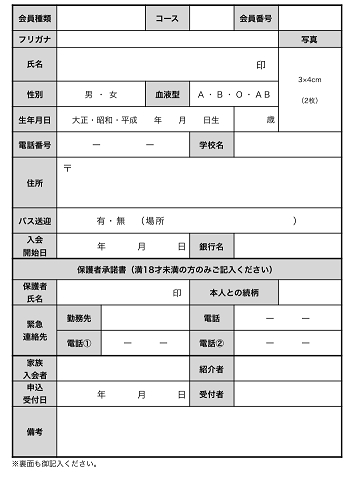
#> input picture src1/report_img/wakusen.png, 352 x 480 px, found by its file name
$ python report_shaping.py
#> lines starting #> are read from the running program, lines starting #| are printed output that depends on the picture; after the words box and inside, x2 and y2 are one past the last pixel; in counts of white or black regions, pixels touching at a corner belong together
import cv2
import numpy as np

img_dir = '/home/ocr_receipt1/src1/report_img/'
report_name = 'wakusen.png'
edges_name = 'wakusen_edges.png'
out_name = 'wakusen_out.png'
img_report = img_dir + report_name
img_edges = img_dir + edges_name
img_out = img_dir + out_name

img = cv2.imread(img_report)
#> img is the input picture: shape (480, 352, 3); min 0, max 255, mean 229.3

# BGR -> グレースケール
gray = cv2.cvtColor(img, cv2.COLOR_BGR2GRAY)
# エッジ抽出 (Canny)
edges = cv2.Canny(gray, 1, 100, apertureSize=3)
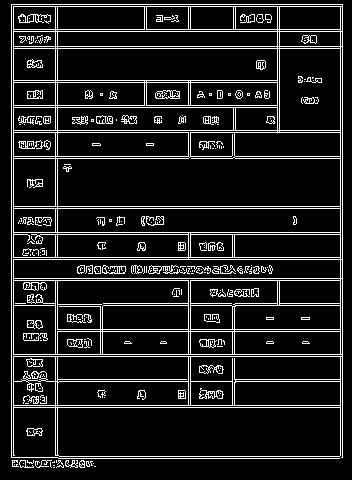
#> edges: shape (480, 352); 11.7% white in thin lines or dots
cv2.imwrite(img_edges, edges)
# 膨張処理
kernel = cv2.getStructuringElement(cv2.MORPH_RECT, (3, 3))
edges = cv2.dilate(edges, kernel)
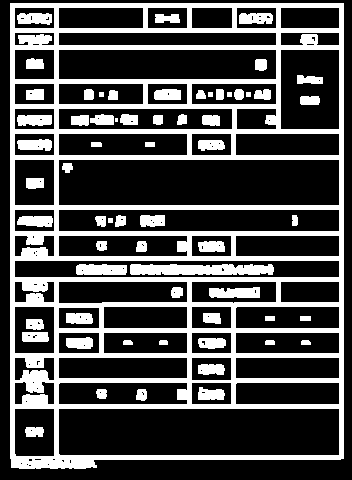
#> edges: shape (480, 352); 29.7% white; 64 white regions (1 under 20 px)
# 輪郭抽出
contours, hierarchy = cv2.findContours(edges, cv2.RETR_TREE, cv2.CHAIN_APPROX_SIMPLE)
#> contours = 195 contours, 82 with area under 20; largest, box (x1, y1, x2, y2) and area: (10, 3, 344, 469) 152558, (58, 408, 340, 456) 13204, (58, 159, 340, 206) 12924, (58, 49, 277, 80) 6538, (58, 209, 340, 232) 6180
# 面積でフィルタリング
rects = []
for cnt, hrchy in zip(contours, hierarchy[0]):
    if cv2.contourArea(cnt) < 1000:
        continue  # 面積が小さいものは除く
    if hrchy[3] == -1:
       continue  # ルートノードは除く
    # 輪郭を囲む長方形を計算する。
    rect = cv2.minAreaRect(cnt)
    rect_points = cv2.boxPoints(rect).astype(int)
    rects.append(rect_points)
#> this loop made 195 passes
#> hrchy on passes 1, 2, 6: [-1, -1, 1, -1], [2, -1, -1, 0], [6, 4, -1, 0]
#> after the loop, rects = 32 items

# x-y 順でソート
rects = sorted(rects, key=lambda x: (x[0][1], x[0][0]))

# 描画する。
for i, rect in enumerate(rects):
    color = np.random.randint(0, 255, 3).tolist()
    cv2.drawContours(img, rects, i, color, 2)
    cv2.putText(img, str(i), tuple(rect[0]), cv2.FONT_HERSHEY_SIMPLEX, 0.8, color, 3)

    print('rect:\n', rect)
#> this loop made 32 passes
#> (rect, color) on passes 1 to 10: ([[142, 27], [58, 27], [58, 7], [142, 7]], [172, 47, 117]), ([[339, 28], [280, 28], [280, 7], [339, 7]], [192, 67, 251]), ([[276, 45], [58, 45], [58, 32], [276, 32]], [195, 103, 9]), ([[54, 79], [14, 79], [14, 49], [54, 49]], [211, 21, 242]), ([[276, 79], [58, 79], [58, 49], [276, 49]], [36, 87, 70]), ([[142, 103], [58, 103], [58, 82], [142, 82]], [216, 88, 140]), ([[275, 103], [190, 103], [190, 82], [275, 82]], [58, 193, 230]), ([[232, 129], [58, 129], [58, 108], [232, 108]], [39, 87, 174]), ([[339, 129], [280, 129], [280, 49], [339, 49]], [88, 81, 165]), ([[187, 155], [58, 155], [58, 133], [187, 133]], [25, 77, 72])
#> (printed output is left out)
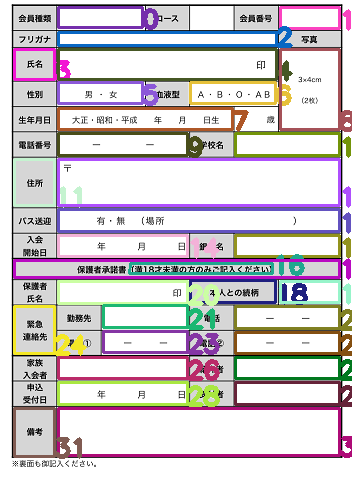
#> img: shape (480, 352, 3); mean B, G, R 206.5, 202.6, 209.4

cv2.imwrite(img_out, img)
